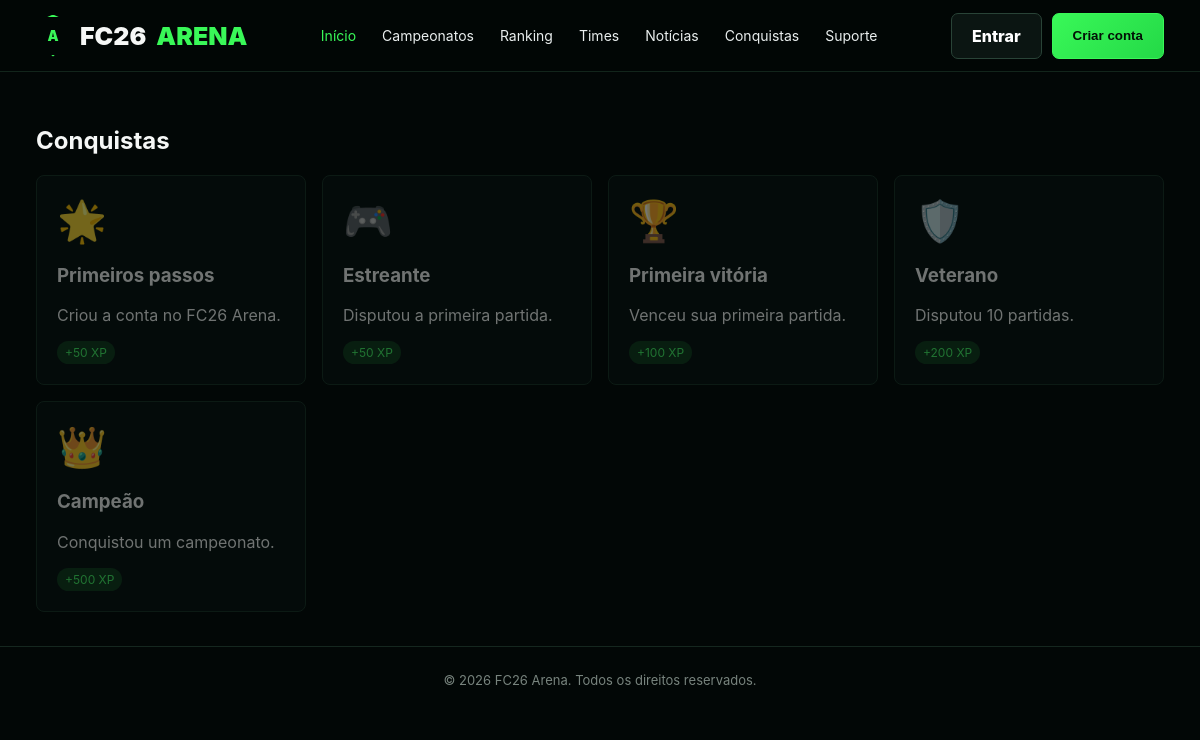
Screenshot of /conquistas with the database file from the repository.
### app/models.py (models this page shows)
class Achievement(Base):
    __tablename__ = "achievements"
    id: Mapped[int] = mapped_column(primary_key=True)
    code: Mapped[str] = mapped_column(String(50), unique=True)
    name: Mapped[str] = mapped_column(String(100))
    description: Mapped[str] = mapped_column(Text)
    icon: Mapped[str] = mapped_column(String(20), default="🏅")
    xp_reward: Mapped[int] = mapped_column(Integer, default=0)

### app/main.py (the view)
@app.get("/conquistas", response_class=HTMLResponse)
def achievements_page(request: Request, db: Session = Depends(get_db)):
    achievements = db.scalars(select(Achievement).order_by(Achievement.id)).all()
    user = current_user(request, db)
    owned = set()
    if user:
        owned = {ua.achievement_id for ua in db.scalars(select(UserAchievement).where(UserAchievement.user_id == user.id)).all()}
    return templates.TemplateResponse("achievements.html", ctx(request, achievements=achievements, owned=owned))

### app/templates/achievements.html
{% extends "base.html" %}{% block content %}<section class="container section"><h1>Conquistas</h1><div class="cards">{% for a in achievements %}<div class="panel" style="opacity:{{ 1 if a.id in owned else 0.45 }}"><div style="font-size:40px">{{ a.icon }}</div><h3>{{ a.name }}</h3><p>{{ a.description }}</p><span class="badge">+{{ a.xp_reward }} XP</span></div>{% endfor %}</div></section>{% endblock %}

### app/static/style.css (style rules this page uses)
:root { --bg:#020706;--panel:#07100e;--panel2:#0b1614;--green:#39f858;--green2:#18bd39;--text:#f5f7f6;--muted:#9ba8a1;--line:#1d3429;--gold:#ffd84b;--danger:#ff5151 }
* { box-sizing:border-box }
html { scroll-behavior:smooth }
body { margin:0;background:#020706;color:var(--text);font-family:Inter,Arial,sans-serif;min-height:100vh }
.container { width:min(1320px,94%);margin:auto }
.section { padding:34px 0 }
.cards { display:grid;grid-template-columns:repeat(4,1fr);gap:16px }
.panel { background:#07110f;border:1px solid #1a3227;border-radius:8px;padding:20px }
.badge { display:inline-block;padding:4px 8px;border-radius:50px;background:#103b1e;color:#46f667;font-size:12px }

### rows the page displays
Achievement: icon "🌟", name "Primeiros passos", description "Criou a conta no FC26 Arena.", xp_reward "50"
Achievement: icon "🎮", name "Estreante", description "Disputou a primeira partida.", xp_reward "50"
Achievement: icon "🏆", name "Primeira vitória", description "Venceu sua primeira partida.", xp_reward "100"
Achievement: icon "🛡️", name "Veterano", description "Disputou 10 partidas.", xp_reward "200"
Achievement: icon "👑", name "Campeão", description "Conquistou um campeonato.", xp_reward "500"
